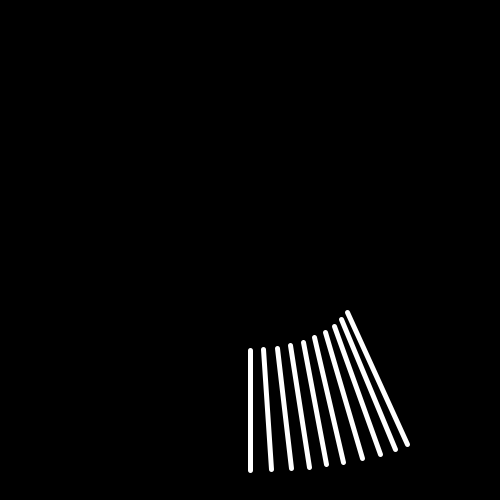
Frame 1 (no input)
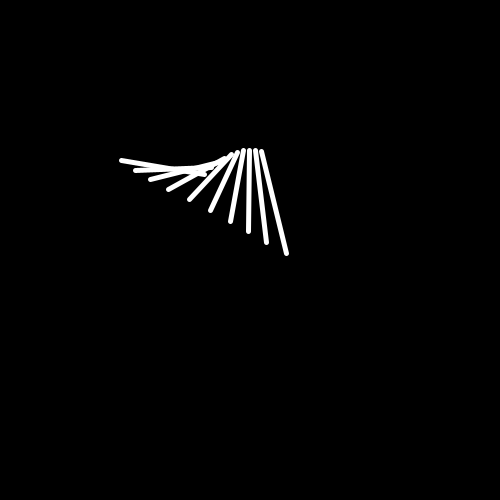
Frame 60 (the mouse pressed at the canvas centre just before this capture)
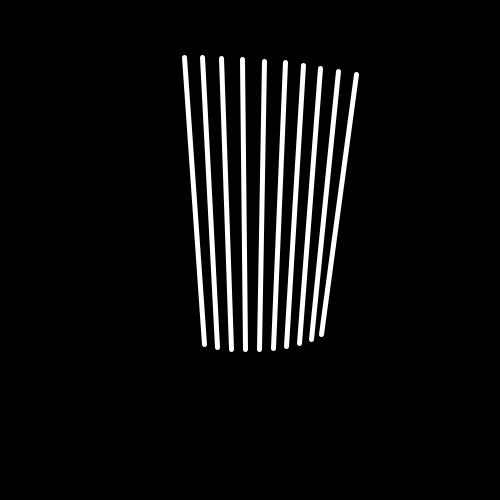
Frame 120 (the mouse held since frame 60 and released just before this capture)

The Processing sketch that drew these frames (run headless with seeded random() and noise(); from frame 60 on, the mouse is pressed at the canvas centre):

// Processing sketch: sinus_4
// ── sinus_4.pde
float t;

static final int NUM_LINES = 10;

void setup(){
background(0);
size(500,500);
}

void draw(){
  background(0);
//stroke(random(255), random(255), random(255));
stroke(255);
strokeWeight(5);
translate(width/2, height/2);

for(int i = 0; i < NUM_LINES; i++) {
  line(x1(t + i), y1(t + i), x2(t + i), y2(t + i));
  }
  
  t += 0.5;
}

float x1(float t) {
return sin(t/10) * 100 + sin(t/5) * 20;  
}

float y1(float t) {
return cos(t/10) * 100;  
}

float x2(float t) {
return sin(t/10) * 200 + sin(t) * 2;  
}

float y2(float t) {
return cos(t/20) * 200 + cos(t/12) * 20;  
}
